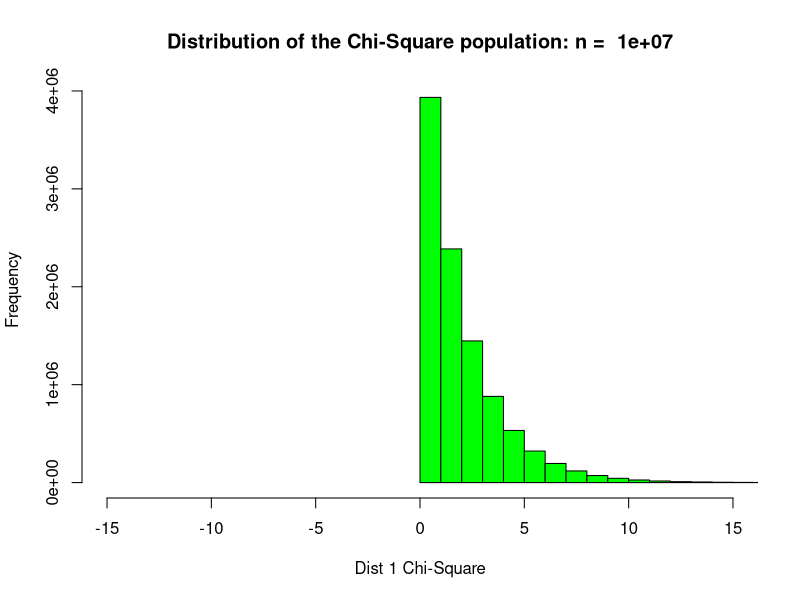
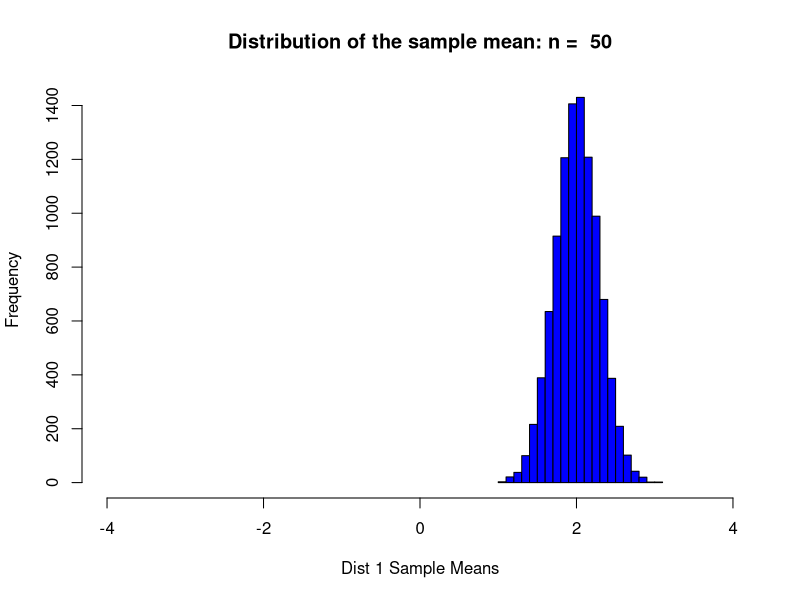

The R script that drew these images, in order:
## ---- chunk 1
 
## ---- chunk 2
knitr::opts_chunk$set(echo = TRUE)
## ---- chunk 3
#n1 is the number of Random values selected

n1 <- 10000000

#generate 10,000,000 random values that follow Chi-Square distribution with df=2 (degrees of freedom)

values <- rchisq(n1, df = 2) # right skewed chi square function.  first variable is the number of values and the second is the degrees of freedom.

#view first 5 values
head(values)

#create a histogram to visualize distribution of values
hist(values, col = "green", main = paste("Distribution of the Chi-Square population: n = ", n1), xlab = "Dist 1 Chi-Square", xlim = c(-15,15))

#Determine the mean and standard error of the values
x <- mean(values)
y <- sd(values)
paste("The mean of the population is,", x, "The standard deviation of the population is,", y)
z <- (x - y)

paste("The difference between the mean x and the standard deviation y is,", z)
## ---- chunk 4
n2 <- 50 # sample size per sample for 1st distribution
simulations <- 10000 #number of samples and thus number of xbars we will generate.  
mu <- x # mean parameter for use with normal distributions, taken from the chi-square results above.  
sigma <- y # standard deviation parameter for use with normal distributions, taken from the chi-square results above.  

xbar_holder1 <- numeric(simulations) # This will hold all the sample means for the first distribution.

for (i in 1:simulations)
{ 
 sample1 <- rnorm(n2,mean = mu, sd = sigma) #To insure that the histogram functions properly, the mean of this sample1 is the mean of the 10,000,000 sample chi-square, above.  The standard deviation is likewise taken from above.  

xbar1 <- mean(sample1)
xbar_holder1[i] <- xbar1
}

hist(xbar_holder1, col = "blue", main = paste("Distribution of the sample mean: n = ", n2), xlab = "Dist 1 Sample Means", xlim = c(-4,4))

summary(xbar_holder1) #5 number summary and the mean
sd(xbar_holder1) # standard deviation of dstribution 1

paste(summary(xbar_holder1))
paste(sd(xbar_holder1))
